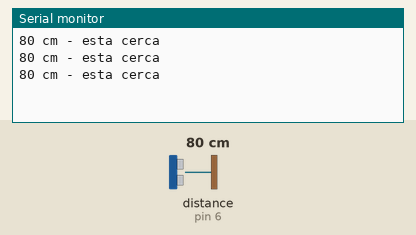
The sketch below on a simulated Arduino Uno, built with avr-gcc and run on an emulated ATmega328P. Parts: the last lines printed to the serial monitor. Wiring (inferred from the names in the program): ultrasonic range finder: trigger pin 7; echo pin 6. The inputs (shaded band) are chosen by the test bench; at power-on: distance to the obstacle (sensor on pin 6) 80 cm. The echo pulse lasts 58.3 µs per cm.

Above: at 1.3 s.
1.4 s: distance to the obstacle (sensor on pin 6) set to 97 cm
At 1.9 s:
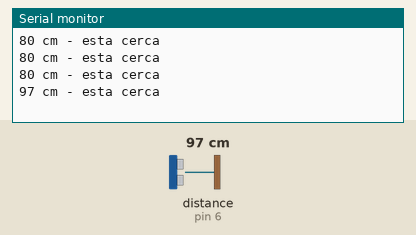
2.9 s: distance to the obstacle (sensor on pin 6) set to 103 cm
At 3.5 s:
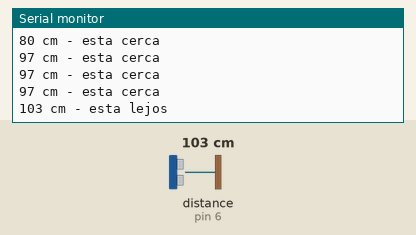

The sketch:

Ultrasonico.ino
```cpp
  //SR04

  int PIN_TRIG=7;
  int PIN_ECO=6;
  long duracion=0;
  long distancia=0;

void setup() {
  // Inicializacion de la comunicacion serial
  Serial.begin (9600);
  // Inicializacion de pines digitales
  pinMode(PIN_TRIG, OUTPUT);
  pinMode(PIN_ECO, INPUT);
}

void loop() {
    mandar2();
    recibir();
    calculo();
    respuesta();
    delay(500);
    // Retardo para disminuir la frecuencia de las lecturas
}

   void mandar(){
   /* Hacer el disparo */
    digitalWrite(PIN_TRIG, LOW);
    delayMicroseconds(2);
    digitalWrite(PIN_TRIG, HIGH);  // Flanco ascendente
    delayMicroseconds(10);        // Duracion del pulso
    digitalWrite(PIN_TRIG, LOW);  // Flanco descendente
   }

   void mandar2(){
    digitalWrite(PIN_TRIG, HIGH);  // Flanco ascendente
    delayMicroseconds(1000);        // Duracion del pulso
    digitalWrite(PIN_TRIG, LOW);  // Flanco descendente

   }

   void recibir(){
     /* Recepcion del eco de respuesta */
      duracion = pulseIn(PIN_ECO, HIGH);
   }

   void calculo(){
      /* Calculo de la distancia efectiva */
      distancia = (duracion/2) / 29;
   }

   void respuesta(){
    /* Imprimir resultados a la terminal serial */
    if (distancia >= 500 || distancia <= 0){
    Serial.println("Fuera de rango");
    }
    if(distancia >=0 && distancia <=100 ){
      Serial.print(distancia);
      Serial.println(" cm - esta cerca");
    }
   if (distancia >=101 && distancia <=499) {
    Serial.print(distancia);
    Serial.println(" cm - esta lejos");
  }
   }
```

Measured:
- the behaviour switches between 100 and 101 cm on distance to the obstacle (sensor on pin 6) (found by bisection; images 1 and 2)
- after the input at 1.4 s, the serial monitor: prints a new line after 0.13 s (image 1)
- after the input at 2.9 s, the serial monitor: prints a new line after 0.15 s (image 2)
